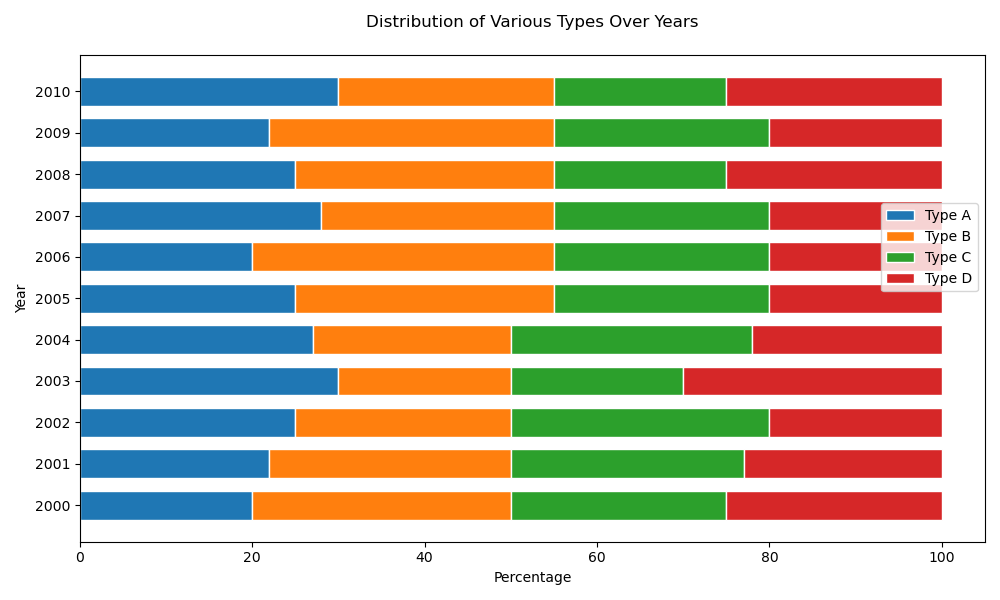

This figure's Python source:

import matplotlib.pyplot as plt
import numpy as np

# Data
categories = ['2000', '2001', '2002', '2003', '2004', '2005', '2006', '2007', '2008', '2009', '2010']
type_a = [20, 22, 25, 30, 27, 25, 20, 28, 25, 22, 30]
type_b = [30, 28, 25, 20, 23, 30, 35, 27, 30, 33, 25]
type_c = [25, 27, 30, 20, 28, 25, 25, 25, 20, 25, 20]
type_d = [25, 23, 20, 30, 22, 20, 20, 20, 25, 20, 25]

bar_width = 0.7

# Convert data to percentage
total = np.array(type_a) + np.array(type_b) + np.array(type_c) + np.array(type_d)
type_a_percent = np.array(type_a) / total * 100
type_b_percent = np.array(type_b) / total * 100
type_c_percent = np.array(type_c) / total * 100
type_d_percent = np.array(type_d) / total * 100

# Stacked bar chart
fig, ax = plt.subplots(figsize=(10, 6))

ax.barh(categories, type_a_percent, color='#1f77b4', edgecolor='white', height=bar_width, label='Type A')
ax.barh(categories, type_b_percent, left=type_a_percent, color='#ff7f0e', edgecolor='white', height=bar_width, label='Type B')
ax.barh(categories, type_c_percent, left=type_a_percent + type_b_percent, color='#2ca02c', edgecolor='white', height=bar_width, label='Type C')
ax.barh(categories, type_d_percent, left=type_a_percent + type_b_percent + type_c_percent, color='#d62728', edgecolor='white', height=bar_width, label='Type D')

# Add title and labels
ax.set_title('Distribution of Various Types Over Years', pad=20)
ax.set_xlabel('Percentage')
ax.set_ylabel('Year')

# Legend
ax.legend(loc='lower right', bbox_to_anchor=(1, 0.5))

plt.tight_layout()
plt.show()
